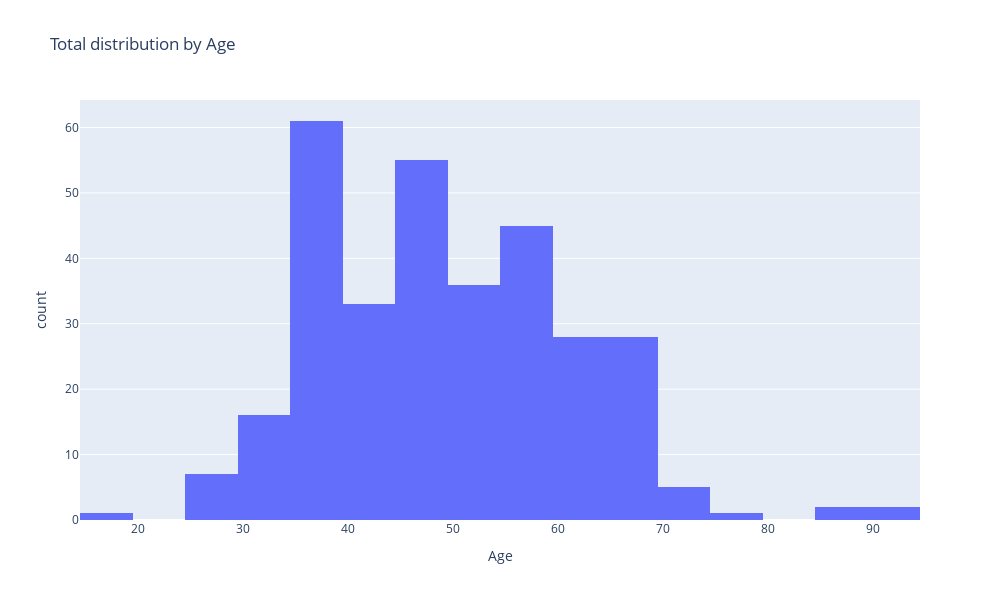

Source (notebook cell):
### Code cell
# Plot cases by age
fig = px.histogram(age_positive, x='Age', width=1000,height=600,title='Total distribution by Age',nbins=20)
fig.update_layout(uniformtext_minsize=8, uniformtext_mode='hide')
fig.show()

### Figure 1 — Plotly figure (JSON) as saved in the notebook; plotly's stock layout.template omitted (floating-point values rounded to 4 significant figures; data arrays with more than 128 entries replaced by an {"elided": "..."} marker saying what was removed)
{"data": [{"alignmentgroup": "True", "bingroup": "x", "hovertemplate": "Age=%{x}<br>count=%{y}<extra></extra>", "legendgroup": "", "marker": {"color": "#636efa", "pattern": {"shape": ""}}, "name": "", "nbinsx": 20, "offsetgroup": "", "orientation": "v", "showlegend": false, "type": "histogram", "x": {"elided": "320 int values"}, "xaxis": "x", "yaxis": "y"}], "layout": {"barmode": "relative", "height": 600, "legend": {"tracegroupgap": 0}, "title": {"text": "Total distribution by Age"}, "uniformtext": {"minsize": 8, "mode": "hide"}, "width": 1000, "xaxis": {"anchor": "y", "domain": [0, 1], "title": {"text": "Age"}}, "yaxis": {"anchor": "x", "domain": [0, 1], "title": {"text": "count"}}}}
